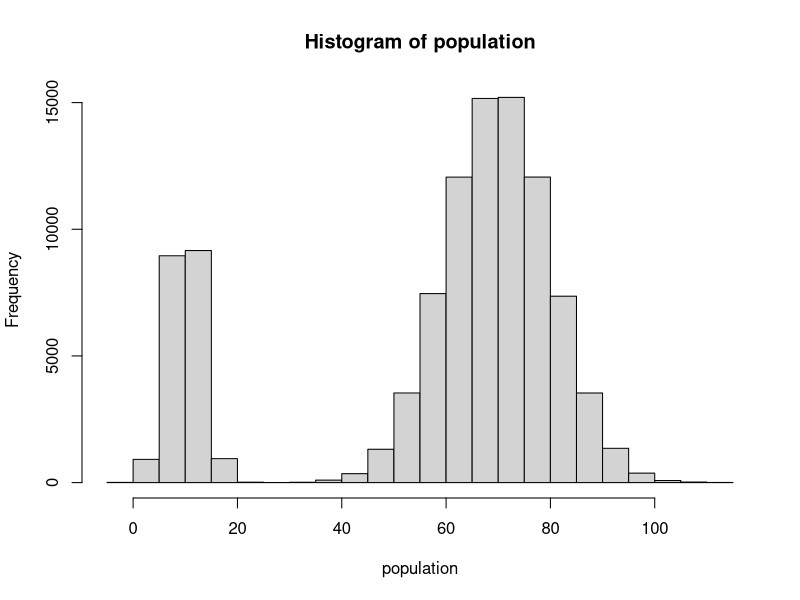
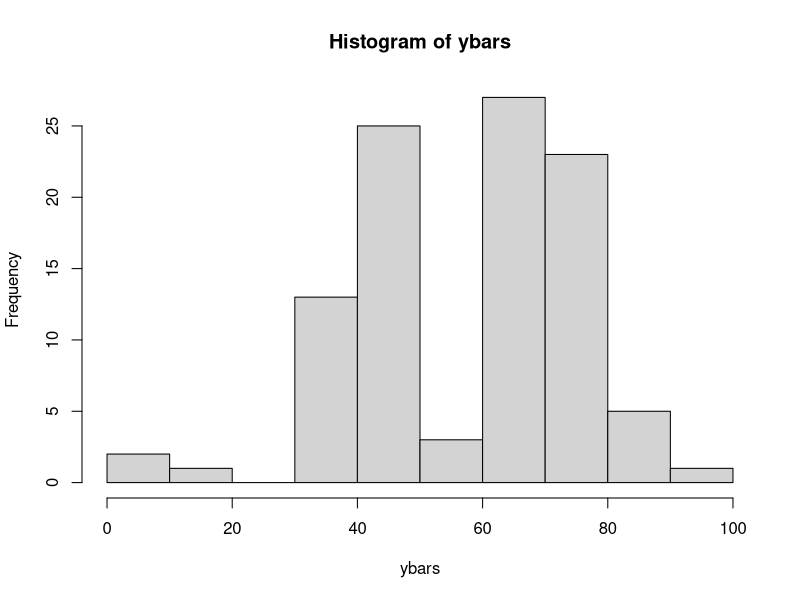
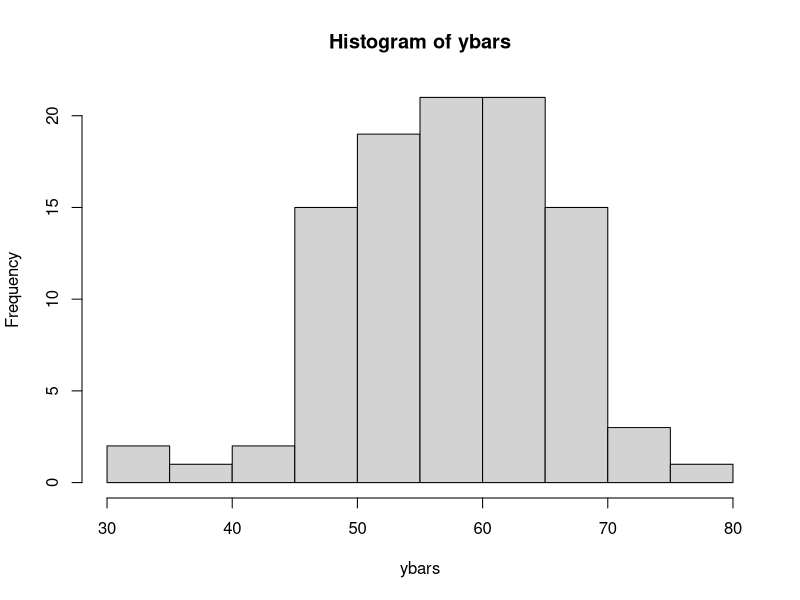
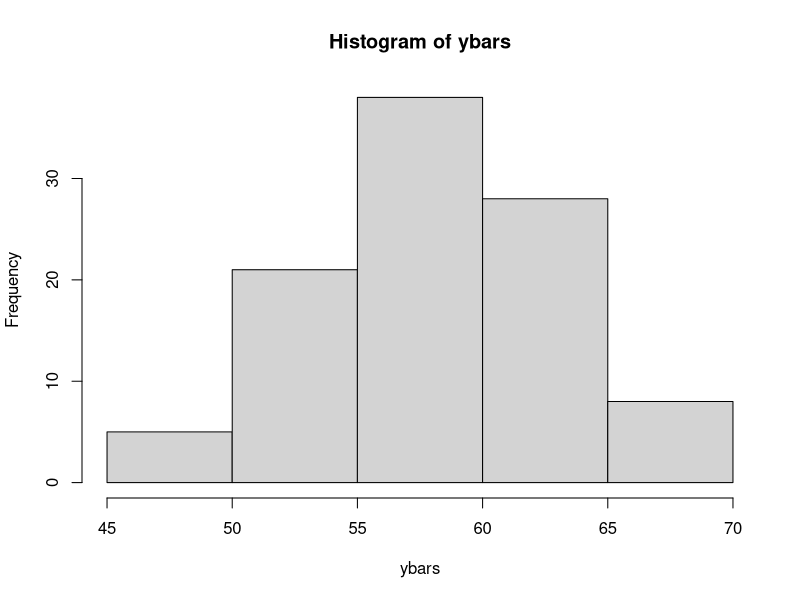
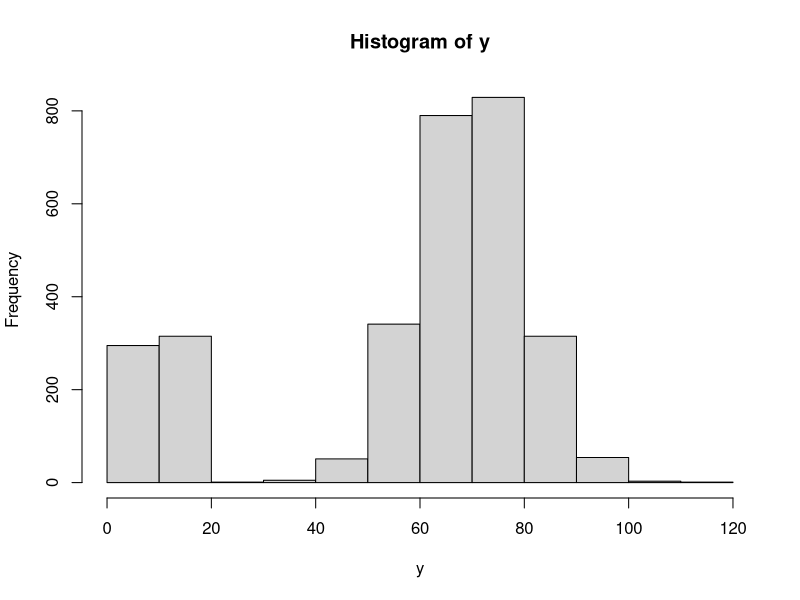

The R source for these figures, in order:
## ---- chunk 1
population1 <- rnorm(20000, mean = 10, sd = 3)
population2 <- rnorm(80000, mean = 70, sd = 10)

# Create a population of 100,000 numbers
population <- c(population1, population2)
hist(population)
## ---- chunk 2
sample.size <- 2
number.samples <- 100
# Obtain 100 samples each of size 2 by sampling the population
ybars <- replicate(number.samples, mean(sample(population, sample.size,replace = TRUE)))
hist(ybars)
## ---- chunk 3
sample.size <- 10
number.samples <- 100
# Obtain 100 samples each of size 2 by sampling the population
ybars <- replicate(number.samples, mean(sample(population, sample.size, replace = TRUE)))
hist(ybars)
## ---- chunk 4
sample.size <- 30
number.samples <- 100
# Obtain 100 samples each of size 2 by sampling the population
ybars <- replicate(number.samples, mean(sample(population, sample.size, replace = TRUE)))
hist(ybars)
## ---- chunk 5
sample.size <- 30
number.samples <- 100
y <- replicate(number.samples, sample(population, sample.size,replace = TRUE))
hist(y)
## ---- chunk 6
abs(qt(0.05/2, 12.8))
## ---- chunk 7
qnorm(0.05)
